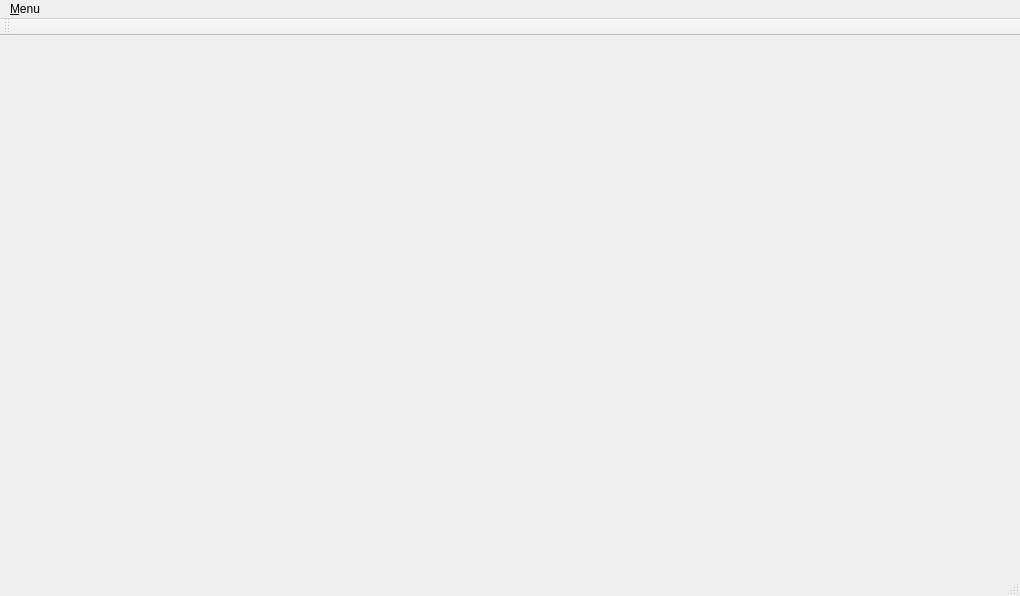
<?xml version="1.0" encoding="UTF-8"?>
<ui version="4.0">
 <class>MainWindow</class>
 <widget class="QMainWindow" name="MainWindow">
  <property name="geometry">
   <rect>
    <x>0</x>
    <y>0</y>
    <width>1020</width>
    <height>596</height>
   </rect>
  </property>
  <property name="windowTitle">
   <string>MainWindow</string>
  </property>
  <widget class="QWidget" name="centralWidget">
   <layout class="QGridLayout" name="gridLayout">
    <item row="0" column="0">
     <widget class="DummyPty" name="terminal" native="true">
      <property name="inputMethodHints">
       <set>Qt::ImhMultiLine</set>
      </property>
     </widget>
    </item>
   </layout>
  </widget>
  <widget class="QMenuBar" name="menuBar">
   <property name="geometry">
    <rect>
     <x>0</x>
     <y>0</y>
     <width>1020</width>
     <height>24</height>
    </rect>
   </property>
   <widget class="QMenu" name="menuMenu">
    <property name="title">
     <string>&amp;Menu</string>
    </property>
    <addaction name="separator"/>
    <addaction name="actionQuit"/>
   </widget>
   <addaction name="menuMenu"/>
  </widget>
  <widget class="QToolBar" name="mainToolBar">
   <attribute name="toolBarArea">
    <enum>TopToolBarArea</enum>
   </attribute>
   <attribute name="toolBarBreak">
    <bool>false</bool>
   </attribute>
  </widget>
  <widget class="QStatusBar" name="statusBar"/>
  <action name="actionQuit">
   <property name="text">
    <string>&amp;Quit</string>
   </property>
   <property name="shortcut">
    <string>Ctrl+Q</string>
   </property>
  </action>
 </widget>
 <layoutdefault spacing="6" margin="11"/>
 <customwidgets>
  <customwidget>
   <class>DummyPty</class>
   <extends>QWidget</extends>
   <header>dummypty.h</header>
   <container>1</container>
  </customwidget>
 </customwidgets>
 <resources/>
 <connections>
  <connection>
   <sender>actionQuit</sender>
   <signal>triggered()</signal>
   <receiver>MainWindow</receiver>
   <slot>close()</slot>
   <hints>
    <hint type="sourcelabel">
     <x>-1</x>
     <y>-1</y>
    </hint>
    <hint type="destinationlabel">
     <x>509</x>
     <y>297</y>
    </hint>
   </hints>
  </connection>
 </connections>
</ui>
